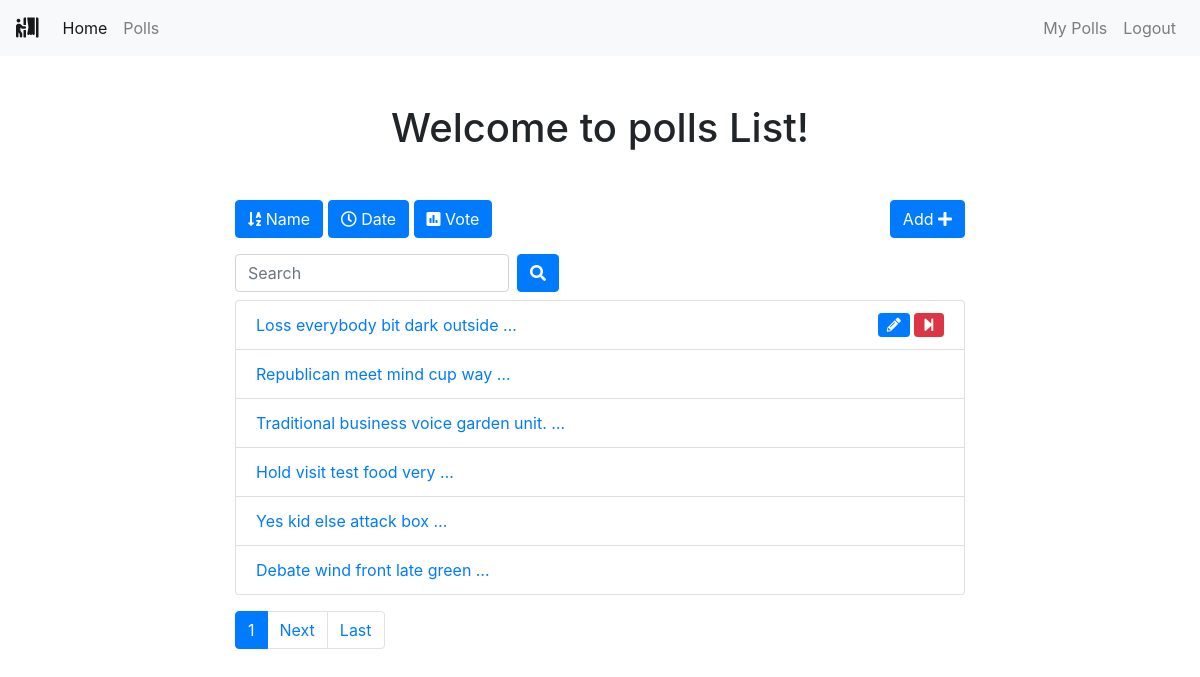
The page /polls/list/ (signed in) on the database its author committed.
### polls/models.py (models this page shows, shortened)
class Poll(models.Model):
    owner = models.ForeignKey(User, on_delete=models.CASCADE)
    text = models.TextField()
    pub_date = models.DateTimeField(default=timezone.now)
    active = models.BooleanField(default=True)
    created_at = models.DateTimeField(auto_now_add=True)

### polls/views.py (the view)
# urls.py: path('list/', views.polls_list, name='list'),
@login_required()
def polls_list(request):
    all_polls = Poll.objects.all()
    search_term = ''
    if 'name' in request.GET:
        all_polls = all_polls.order_by('text')
    if 'date' in request.GET:
        all_polls = all_polls.order_by('pub_date')
    if 'vote' in request.GET:
        all_polls = all_polls.annotate(Count('vote')).order_by('vote__count')
    if 'search' in request.GET:
        search_term = request.GET['search']
        all_polls = all_polls.filter(text__icontains=search_term)
    paginator = Paginator(all_polls, 6)  # Show 6 contacts per page
    page = request.GET.get('page')
    polls = paginator.get_page(page)
    get_dict_copy = request.GET.copy()
    params = get_dict_copy.pop('page', True) and get_dict_copy.urlencode()
    context = {
        'polls': polls,
        'params': params,
        'search_term': search_term,
    }
    return render(request, 'polls/polls_list.html', context)

### polls/templates/polls/polls_list.html (shortened to what this page needs)
{% extends 'base.html' %}
{% block content %}
<div class="container">
    <div class="row">
        <div class="col-md-8 offset-sm-2">
            <h1 class="text-center mb-5">Welcome to polls List!</h1>
            <a class="btn btn-{% if 'name' in request.GET %}warning{% else %}primary{% endif %} mb-3" href="?name=True"
                role="button"><i class="fas fa-sort-alpha-down"></i>
                Name</a>
            <a class="btn btn-{% if 'date' in request.GET %}warning{% else %}primary{% endif %} mb-3" href="?date=True"
                role="button"><i class="far fa-clock"></i> Date</a>
            <a class="btn btn-{% if 'vote' in request.GET %}warning{% else %}primary{% endif %} mb-3" href="?vote=True"
                role="button"><i class="fas fa-poll"></i> Vote</a>
            <a class="btn btn-primary mb-3 float-right" href="{% url 'polls:add' %}" role="button">Add <i class="fas fa-plus"></i></a>
            <form class="form-inline">
                <div class="form-group mr-sm-2 mb-2">
                    <input type="search" class="form-control" name="search" placeholder="Search" value={{ search_term }}>
                </div>
                <button type="submit" class="btn btn-primary mb-2"><i class="fas fa-search"></i></button>
            </form>
            <ul class="list-group">
                {% for poll in polls %}
                <li class="list-group-item"><a href="{% url 'polls:detail' poll.id %}">{{ poll.text|truncatewords:5 }}
                    </a>
                    {% if request.user == poll.owner %}
                    {% if poll.active %}
                    <a href="{% url 'polls:end_poll' poll.id %}" data-toggle="tooltip" data-placement="top" title="End Poll"
                        onclick="return confirm('Are you sure ?')"><i class="fas fa-step-forward float-right btn btn-danger btn-sm"></i></a>
                    {% endif %}
                    <a href="{% url 'polls:edit' poll.id %}" class="mr-3" data-toggle="tooltip" data-placement="top"
                        title="Edit Poll"><i class="fas fa-pencil-alt float-right btn btn-primary btn-sm mr-1"></i></a>
                    {% endif %}
                </li>
                {% endfor %}
            </ul>
            {% if polls.paginator.num_pages > 1 %}
            <nav class="mt-3">
                <ul class="pagination">
                    <li class="page-item active"><a class="page-link" href="">{{ polls.number }}</a></li>
                    {% if polls.has_next %}
                    <li class="page-item"><a class="page-link" href="?page={{ polls.next_page_number }}&{{ params }}">Next</a></li>
                    <li class="page-item"><a class="page-link" href="?page={{ polls.paginator.num_pages }}&{{ params }}">Last</a></li>
                    {% endif %}
                </ul>
            </nav>
            {% endif %}
        </div>
    </div>
</div>
{% endblock content %}

### rows shown on the page
Poll: text "Loss everybody bit dark outside …", active True (drawn)
Poll: text "Republican meet mind cup way …"
Poll: text "Traditional business voice garden unit. …"
Poll: text "Hold visit test food very …"
Poll: text "Yes kid else attack box …"
Poll: text "Debate wind front late green …"

### other values the page prints
{{ polls.number }} "1"
